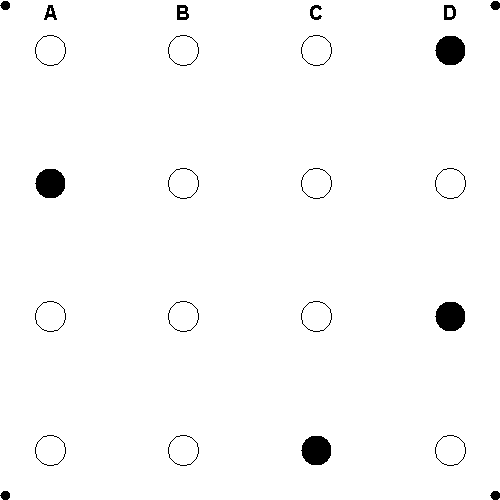
#> input picture omr_sheet_1.png, 500 x 500 px
$ python 5.py
#> lines starting #> are read from the running program, lines starting #| are printed output that depends on the picture; after the words box and inside, x2 and y2 are one past the last pixel; in counts of white or black regions, pixels touching at a corner belong together; long printed decimals are rounded
import cv2
import numpy as np

# Load the image
image_path = 'omr_sheet_1.png'  # Replace with your image path
image = cv2.imread(image_path, cv2.IMREAD_GRAYSCALE)
#> image: shape (500, 500); 98.2% white; 24 black regions, largest, box (x1, y1, x2, y2) and area: (435, 36, 465, 65) 698, (35, 169, 65, 198) 698, (435, 302, 465, 331) 698

# Threshold the image to binary (black and white)
_, binary_image = cv2.threshold(image, 127, 255, cv2.THRESH_BINARY_INV)
#> binary_image: shape (500, 500); 1.8% white; 24 white regions

# Find contours of the filled circles
contours, _ = cv2.findContours(binary_image, cv2.RETR_EXTERNAL, cv2.CHAIN_APPROX_SIMPLE)
#> contours = 24 contours; largest, box (x1, y1, x2, y2) and area: (435, 435, 466, 466) 710, (168, 435, 199, 466) 710, (35, 435, 66, 466) 710, (301, 301, 332, 332) 710, (168, 301, 199, 332) 710

# Function to determine the degree of fill for a circle
def get_fill_percentage(contour):
    area = cv2.contourArea(contour)
    radius = cv2.minEnclosingCircle(contour)[1]
    circle_area = np.pi * (radius ** 2)
    fill_percentage = (area / circle_area) * 100
    return fill_percentage

# Sort contours based on their positions on the grid
def sort_contours(contours):
    bounding_boxes = [cv2.boundingRect(c) for c in contours]
#> bounding_boxes = 24 items, first 6: (490, 491, 10, 9), (0, 491, 10, 9), (301, 436, 30, 29), (435, 435, 31, 31), (168, 435, 31, 31), (35, 435, 31, 31)
    # Sort by y (row), then by x (column) within each row
    contours_sorted = sorted(zip(contours, bounding_boxes), key=lambda b: (b[1][1], b[1][0]))
#> contours_sorted = 24 items
    return [c[0] for c in contours_sorted]

# Sort contours by their position on the image
sorted_contours = sort_contours(contours)
#> sorted_contours = 24 contours; largest, box (x1, y1, x2, y2) and area: (35, 35, 66, 66) 710, (168, 35, 199, 66) 710, (301, 35, 332, 66) 710, (168, 168, 199, 199) 710, (301, 168, 332, 199) 710

# Recalculate fill percentages after sorting
sorted_fill_percentages = [get_fill_percentage(contour) for contour in sorted_contours]
#> sorted_fill_percentages = [81.36, 81.36, 39.39, 64.12, 36.93, 69.54, 92.24, 92.24, 92.24, 93.52, 92.24, 92.24, 92.24, 93.52, 92.24, 92.24, 92.24, 93.52, 92.24, 92.24, 92.24, 93.52, 81.36, 81.36]

# Select the top 16 fill percentages now that they are sorted by position
top_16_fill_percentages = sorted_fill_percentages[:16]
#> top_16_fill_percentages = [81.36, 81.36, 39.39, 64.12, 36.93, 69.54, 92.24, 92.24, 92.24, 93.52, 92.24, 92.24, 92.24, 93.52, 92.24, 92.24]

# Reshape into a 4x4 grid
sorted_fill_percentages_grid = np.reshape(top_16_fill_percentages, (4, 4))
#> sorted_fill_percentages_grid = [[81.36, 81.36, 39.39, 64.12], [36.93, 69.54, 92.24, 92.24], [92.24, 93.52, 92.24, 92.24], [92.24, 93.52, 92.24, 92.24]]
print(sorted_fill_percentages_grid)
#| [[81.361 81.361 39.388  64.120]
#|  [36.935  69.537 92.244 92.244]
#|  [92.244 93.520 92.244 92.244]
#|  [92.244 93.520 92.244 92.244]]

# Correct answers provided by the user
correct_answers = ['D', 'A', 'D', 'C']

# Mapping indices to answers
index_to_answer = {0: 'A', 1: 'B', 2: 'C', 3: 'D'}

# Calculate the score
score = 0

for i in range(4):  # For each question
    filled_answers = np.where(sorted_fill_percentages_grid[i] > 75)[0]  # Get indices of definite answers
    # if len(filled_answers) == 1:  # Only consider if there's exactly one definite answer
    selected_answer = index_to_answer[filled_answers[0]]
    print(selected_answer)
    print(correct_answers[i])
    if selected_answer == correct_answers[i]:
        print(selected_answer)
        print(correct_answers[i])
        score += 1
#> this loop made 4 passes
#> (filled_answers, selected_answer) on passes 1 to 4: ([0, 1], 'A'), ([2, 3], 'C'), ([0, 1, 2, 3], 'A'), ([0, 1, 2, 3], 'A')
#| A
#| C
#| A
#| A
#> after the loop, score = 0

print("Score:", score)
#| Score: 0

# Optional: Draw the detected contours on the original image for visualization

# Convert the original grayscale image to BGR for color drawing
image_with_contours = cv2.cvtColor(image, cv2.COLOR_GRAY2BGR)
#> image_with_contours is the input picture: shape (500, 500, 3); 98.2% white; 24 black regions, largest, box (x1, y1, x2, y2) and area: (435, 36, 465, 65) 698, (35, 169, 65, 198) 698, (435, 302, 465, 331) 698

# Draw all detected contours
cv2.drawContours(image_with_contours, sorted_contours, -1, (0, 255, 0), 2)
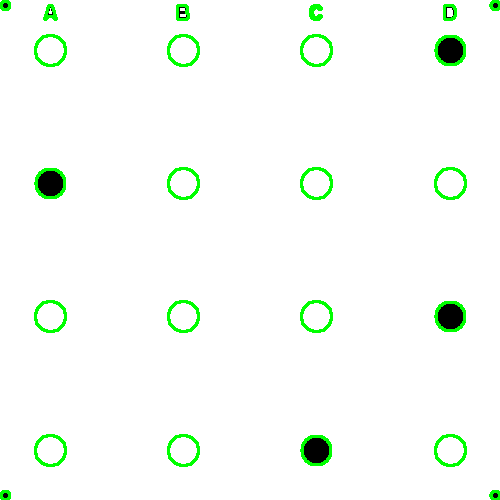
#> image_with_contours: shape (500, 500, 3); 2.43% of pixels changed, all inside (x1, y1, x2, y2) = (0, 0, 500, 500)

# Save the image with contours drawn for inspection
contours_image_path = 'contours_detected.png'
cv2.imwrite(contours_image_path, image_with_contours)

print(f"Contours image saved at {contours_image_path}")
